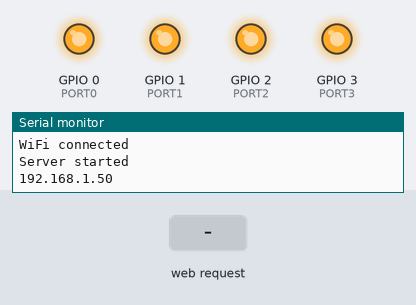
Recording of a sketch running on a simulated ESP8266 (NodeMCU). On the bench: output pins drawn as LEDs (lit = HIGH), the last lines printed to the serial monitor. The test bench sets the inputs (shaded band). WiFi joins after 1.5 s; servers stay silent unless stated.

Above: at 2.7 s.
2.8 s: HTTP request GET /jb0/1 received
At 3.9 s:
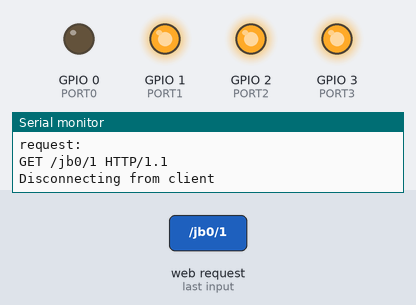
4.3 s: HTTP request GET /jb0/0 received
At 5.1 s:
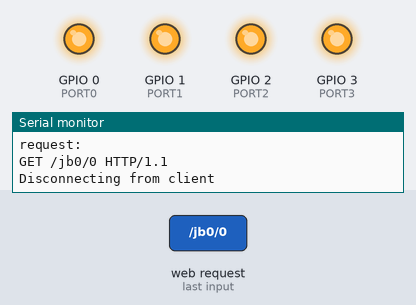
Timing chart, 0 to 7.3 s (numbered marks = the images above; inputs shaded):
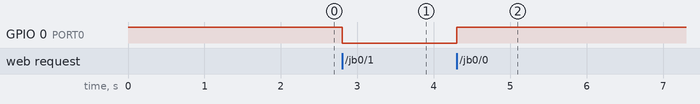

Measured:
- after the input at 2.8 s, GPIO 0 (PORT0): HIGH → LOW at once
- after the input at 4.3 s, GPIO 0 (PORT0): LOW → HIGH at once

The sketch:

http_server.ino
```cpp
/**
 *  CONNECT TO YOUR HOME NEWORK AND USE ESP8266-01 MODULE TO CREATE A SIMPLE
 *  HTTP SERVER AND LET ACCESS TO 4CHANNEL RELAY CONTROL SYSTEM
 *
*/

#include <ESP8266WiFi.h>

#ifndef STASSID
#define STASSID "Your wifi id here"
#define STAPSK  "wifi password"
#endif

const char* ssid = STASSID;
const char* password = STAPSK;

WiFiServer server(80);

int OUTPUT_MODE_LOW = 1;
int OUTPUT_MODE_HIGH= 0;


int PORT0=0,PORT1=1,PORT2=2,PORT3=3;

void setup() {
  Serial.begin(115200);

  /* PIN CONTROL */
  pinMode(PORT0, OUTPUT);
  pinMode(PORT1, OUTPUT);
  pinMode(PORT2, OUTPUT);
  pinMode(PORT3, OUTPUT);

  digitalWrite(PORT0, OUTPUT_MODE_LOW);
  digitalWrite(PORT1, OUTPUT_MODE_LOW);
  digitalWrite(PORT2, OUTPUT_MODE_LOW);
  digitalWrite(PORT3, OUTPUT_MODE_LOW);

/* WIFI CONNECTION BEGIN*/
  Serial.print(F("Connecting to "));
  Serial.println(ssid);

  WiFi.mode(WIFI_STA);
  WiFi.begin(ssid, password);

  while (WiFi.status() != WL_CONNECTED) {
    delay(500);
    Serial.println(F("Retrying:  "));
  }
  Serial.println(F("WiFi connected"));


  server.begin();
  Serial.println(F("Server started"));
  // Print the IP address
  Serial.println(WiFi.localIP());
}

void loop() {
 /* START WIFI CLIENT */
  WiFiClient client = server.available();
  if (!client) {
    return;
  }

  Serial.println(F("new client"));
  client.setTimeout(5000); // default is 1000

  String req = client.readStringUntil('\r');
  Serial.println(F("request: "));
  Serial.println(req);


/* MATCH THE REQUEST FOR CONTROL CENTER */
  int OUTPUT1,OUTPUT2,OUTPUT3,OUTPUT4;

  /* 1st*/
 if (req.indexOf(F("jb0"))){

  if (req.indexOf(F("/jb0/0")) != -1) {
    digitalWrite(PORT0,OUTPUT_MODE_LOW);
    OUTPUT1 = OUTPUT_MODE_LOW;
  } else if (req.indexOf(F("/jb0/1")) != -1) {
    digitalWrite(PORT0,OUTPUT_MODE_HIGH);
      OUTPUT1 = OUTPUT_MODE_HIGH;
  }
}
 /* 2st*/
 else if(req.indexOf(F("jb1"))){

  if (req.indexOf(F("/jb1/0")) != -1) {
    digitalWrite(PORT1,OUTPUT_MODE_LOW);
     OUTPUT2 = OUTPUT_MODE_LOW;
  } else if (req.indexOf(F("/jb1/1")) != -1) {
    digitalWrite(PORT1,OUTPUT_MODE_HIGH);
     OUTPUT1 = OUTPUT_MODE_HIGH;
  }
}
 /* 3rd*/
else if(req.indexOf(F("jb2"))){

  if (req.indexOf(F("/jb2/0")) != -1) {
    digitalWrite(PORT2,OUTPUT_MODE_LOW);
    OUTPUT3 = OUTPUT_MODE_LOW;
  } else if (req.indexOf(F("/jb2/1")) != -1) {
    digitalWrite(PORT2,OUTPUT_MODE_HIGH);
    OUTPUT3 = OUTPUT_MODE_HIGH;
  }

}
/* 4th*/
else if (req.indexOf(F("jb3"))){
  if (req.indexOf(F("/jb3/0")) != -1) {
    digitalWrite(PORT3,OUTPUT_MODE_LOW);
     OUTPUT4 = OUTPUT_MODE_LOW;
  } else if (req.indexOf(F("/jb3/1")) != -1) {
    digitalWrite(PORT3,OUTPUT_MODE_HIGH);
     OUTPUT4 = OUTPUT_MODE_HIGH;
  }

   }

  while (client.available()) {
     client.read();
  }

  // Send the response to the client
  // it is OK for multiple small client.print/write,
  // because nagle algorithm will group them into one single packet
 client.print(F("HTTP/1.1 200 OK"));


//
//  // The client will actually be *flushed* then disconnected
//  // when the function returns and 'client' object is destroyed (out-of-scope)
//  // flush = ensure written data are received by the other side
  Serial.println(F("Disconnecting from client"));
}
```
